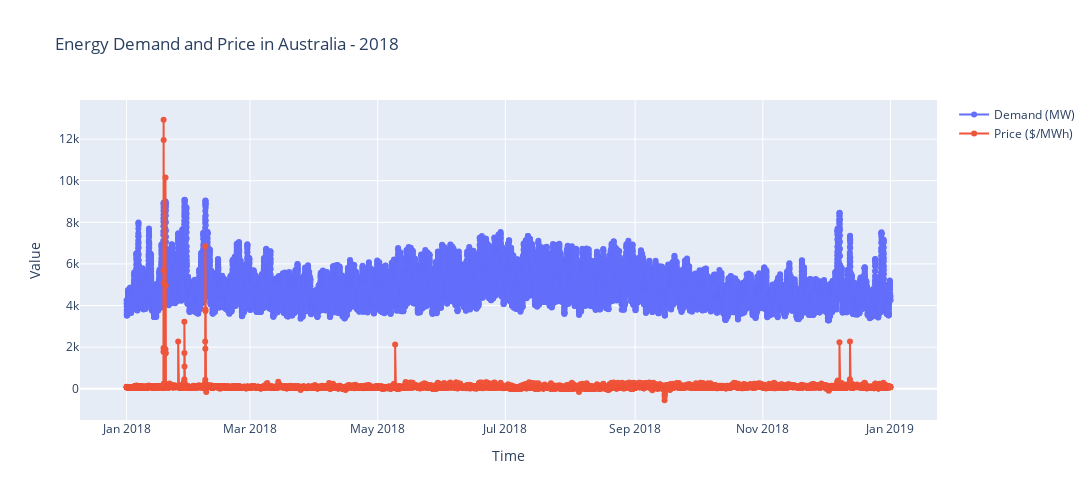

The code cell stored with this chart in its notebook:
### Code cell
fig = go.Figure()
fig.add_trace(go.Scatter(x=energy_2018.SETTLEMENTDATE, y=energy_2018.TOTALDEMAND, mode='lines+markers', name='Demand (MW)'))
fig.add_trace(go.Scatter(x=energy_2018.SETTLEMENTDATE, y=energy_2018.RRP, mode='lines+markers', name='Price ($/MWh)'))

fig.update_layout(title='Energy Demand and Price in Australia - 2018',
                    width=1100, height=500,
                     xaxis_title='Time',
                     yaxis_title='Value')

fig.show()

### Figure 1 — Plotly figure (JSON) as saved in the notebook; plotly's stock layout.template omitted (floating-point values rounded to 4 significant figures; data arrays with more than 128 entries replaced by an {"elided": "..."} marker saying what was removed)
{"data": [{"mode": "lines+markers", "name": "Demand (MW)", "type": "scatter", "x": {"elided": "17519 str values"}, "y": {"elided": "17519 float values"}}, {"mode": "lines+markers", "name": "Price ($/MWh)", "type": "scatter", "x": {"elided": "17519 str values"}, "y": {"elided": "17519 float values"}}], "layout": {"height": 500, "title": {"text": "Energy Demand and Price in Australia - 2018"}, "width": 1100, "xaxis": {"title": {"text": "Time"}}, "yaxis": {"title": {"text": "Value"}}}}
